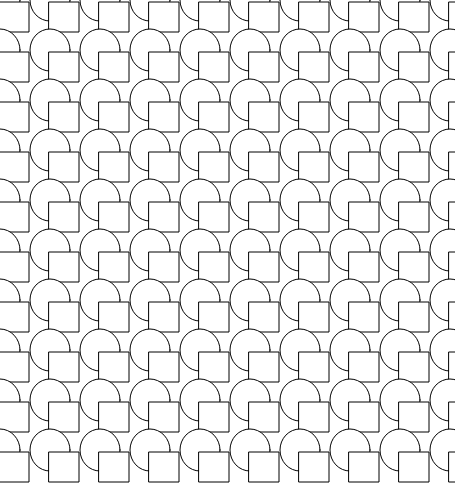
Frame 1 (no input)
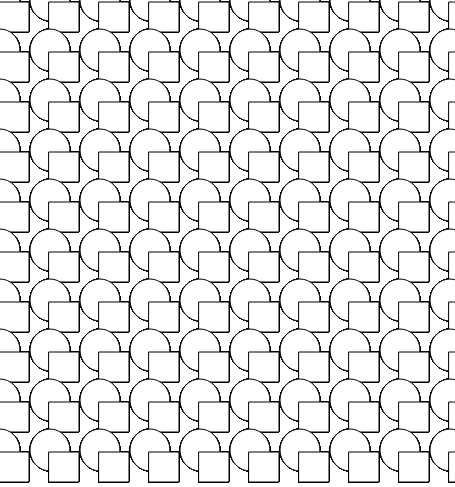
Frame 60 (no input)
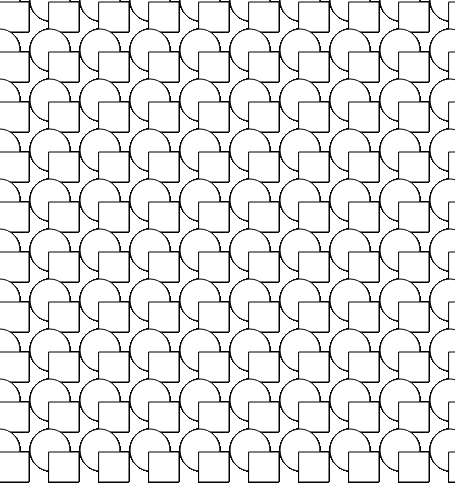
Frame 120 (the mouse pressed at the canvas centre since frame 60)

The p5.js sketch that drew these frames (run headless with seeded random() and noise() and a simulated clock; from frame 60 on, the mouse is pressed at the canvas centre):

// p5.js sketch
// ── sketch.js



function setup() 
{
  // put setup code here
  createCanvas(455,487);
}

function draw() 
{
  
	for(var i = 0; i <= width; i+=50)
	{
		for(var j = 0; j <= height; j+=50)
		{
			ellipse(i,j,40,42);
			rect(i-1,j+2,30,30);
		}
	}


}
